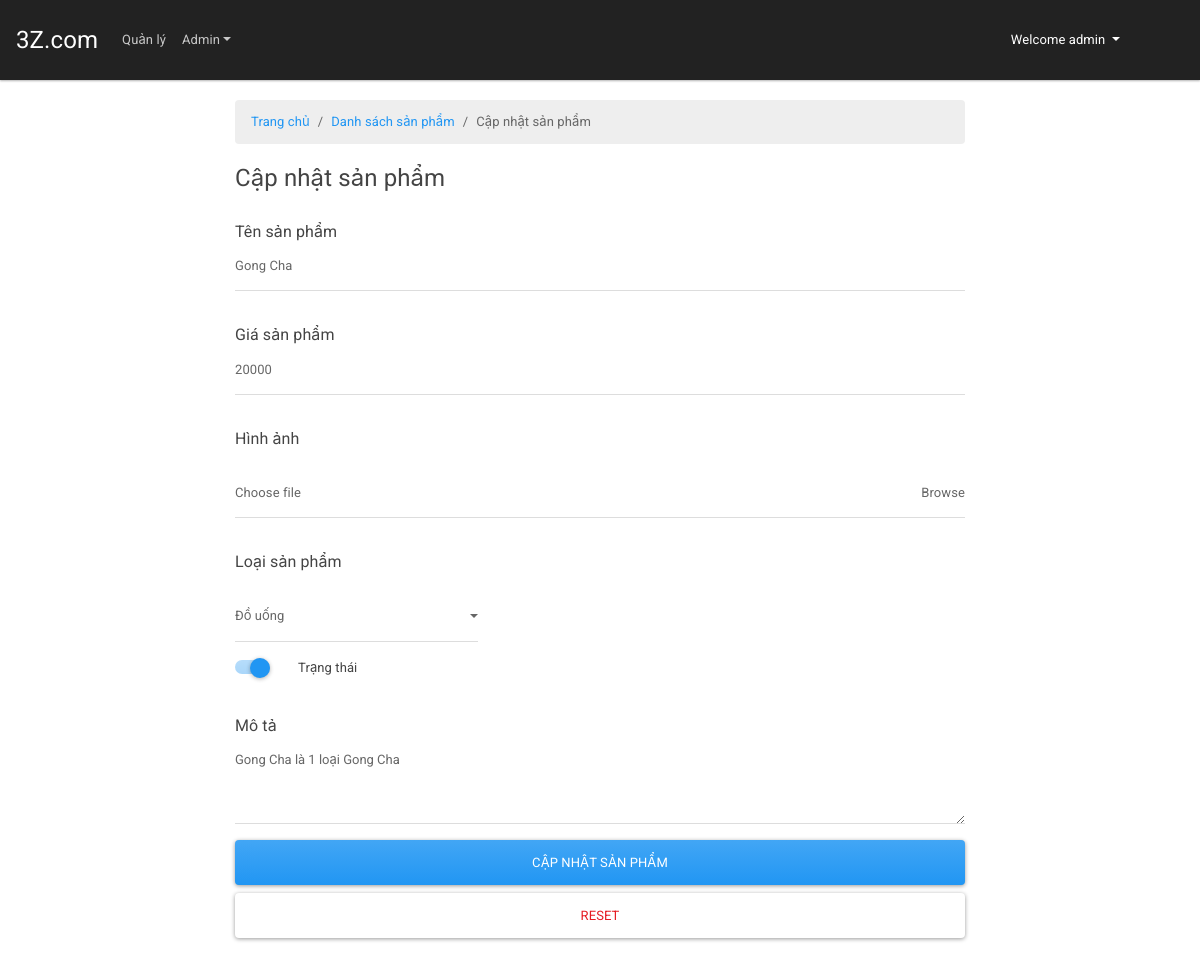
The app's page /admin/update_product.php?id=2 (signed in) with its own data.
### tables this page shows
CREATE TABLE `product` (
  `ID` int(11) NOT NULL,
  `NAME` varchar(200) NOT NULL,
  `PRICE` int(11) NOT NULL,
  `IMAGE` text NOT NULL,
  `DESCRIPTION` text NOT NULL,
  `TYPE` varchar(50) NOT NULL DEFAULT 'Đồ uống',
  `STATUS` int(11) NOT NULL
);

### inc/connect.php (called while the page is built, shortened)
<?php
	class Connection implements QL
	{
		private static $conn = NULL;
		private static $pre = NULL;
		private static $sql = NULL;
		public static function connect()
		{
			if(self::$conn === NULL){
				try {
					self::$conn = new PDO('mysql:host=' . HOSTNAME . ';dbname=' . DBNAME, USERNAME, PASSWORD, array(PDO::MYSQL_ATTR_INIT_COMMAND=>'SET NAMES utf8'));
					self::$conn -> setAttribute(PDO::ATTR_ERRMODE, PDO::ERRMODE_EXCEPTION);
					return self::$conn;
				} catch (PDOException $ex) {
					echo $ex -> getMessage();
				}
			}
		}
		public static function disconnect()
		{
			if(self::$conn !== NULL) self::$conn = NULL;
		}
		public function getRowByWhere($table, $where, $field)
		{
			if(self::$conn !== NULL){
				self::$sql = "SELECT {$field} FROM {$table} WHERE {$where}";
				self::$pre = self::$conn -> prepare(self::$sql);
				self::$pre -> execute();
				return self::$pre -> fetch();
			} else{ return 0; }
		}
	}
?>

### admin/update_product.php (the view, shortened to what this page needs)
<?php
	include_once '../inc/header.php';
	include_once '../inc/connect.php';
    include_once '../inc/nav.php';
    $conn = new Connection();
	if(isset($_GET['id']) && filter_var($_GET['id'], FILTER_VALIDATE_INT)){
		$id = $_GET['id'];
		$where = "ID = {$id}";
        $data = $conn -> getRowByWhere('product', $where, '*');
        list($id, $name, $price, $image, $description, $type, $status) = $data;
	} else{
        header('location: ./list_product.php');
        die('ID is undefined');
    }
?>
<div class="container">
	<div class="row">
		<div class="col-12 col-xs-12 col-sm-12 col-md-12 col-lg-8 m-auto">
			<ol class="breadcrumb">
              <li class="breadcrumb-item"><a href="../">Trang chủ</a></li>
              <li class="breadcrumb-item"><a href="./list_product.php">Danh sách sản phẩm</a></li>
			  <li class="breadcrumb-item active">Cập nhật sản phẩm</li>
			</ol>
			<form action="#" method="POST" enctype="multipart/form-data">
				<fieldset>
					<legend>Cập nhật sản phẩm</legend>
					<div class="form-group">
					  <label class="col-form-label" for="name">Tên sản phẩm</label>
					  <input type="text" class="form-control input-edit" placeholder="Name" name="name" id="name" autocomplete="off" required value="<?php if(isset($name)) echo $name; ?>">
					</div>
					<div class="form-group">
					  <label class="col-form-label" for="price">Giá sản phẩm</label>
					  <input type="number" class="form-control input-edit" placeholder="Price" name="price" id="price" autocomplete="off" required value="<?php if(isset($price)) echo $price; ?>">
					</div>
					 <div class="form-group">
					 	<label class="col-form-label" for="image">Hình ảnh</label>
					    <div class="input-group mb-3">
					      <div class="custom-file">
					        <label class="custom-file-label" for="image">Choose file</label>
					      </div>
					    </div>
					</div>
					<div class="form-group">
				        <label class="col-form-label" for="type">Loại sản phẩm</label>
				      	<select class="form-control col-4" id="type" name="type">
					        <option value="Đồ uống" <?php if(isset($type) && $type === 'Đồ uống') echo 'selected'; ?>>Đồ uống</option>
				      	</select>
				    </div>
					<div class="form-group">
					    <div class="custom-control custom-switch">
					      	<label class="custom-control-label" for="status">Trạng thái</label>
					    </div>
					</div>
					<div class="form-group">
					  <label class="col-form-label" for="description">Mô tả</label>
					  <textarea class="form-control input-edit" id="description" name="description" rows="3" autocomplete="off"><?php if(isset($description)) echo $description; ?></textarea>
					</div>
					<button type="submit" class="btn btn-block btn-primary">Cập nhật sản phẩm</button>
					<button type="reset" class="btn btn-block btn-outline-danger">Reset</button>
				</fieldset>
			</form><br />
		</div>
	</div>
</div>
<?php include_once '../inc/footer.php'; ?>

### assets/css/admin.css (style rules this page uses)
* { padding: 0; margin: 0; }
html, body { padding: 0; box-sizing: border-box; }
.container, .container-fluid { margin-top: 20px; }
.input-edit { margin-top: -20px }

### records on screen
product: name "Gong Cha", price "20000", type "Đồ uống", description "Gong Cha là 1 loại Gong Cha"

### other values on screen
$_SESSION['USERNAME'] "admin"
